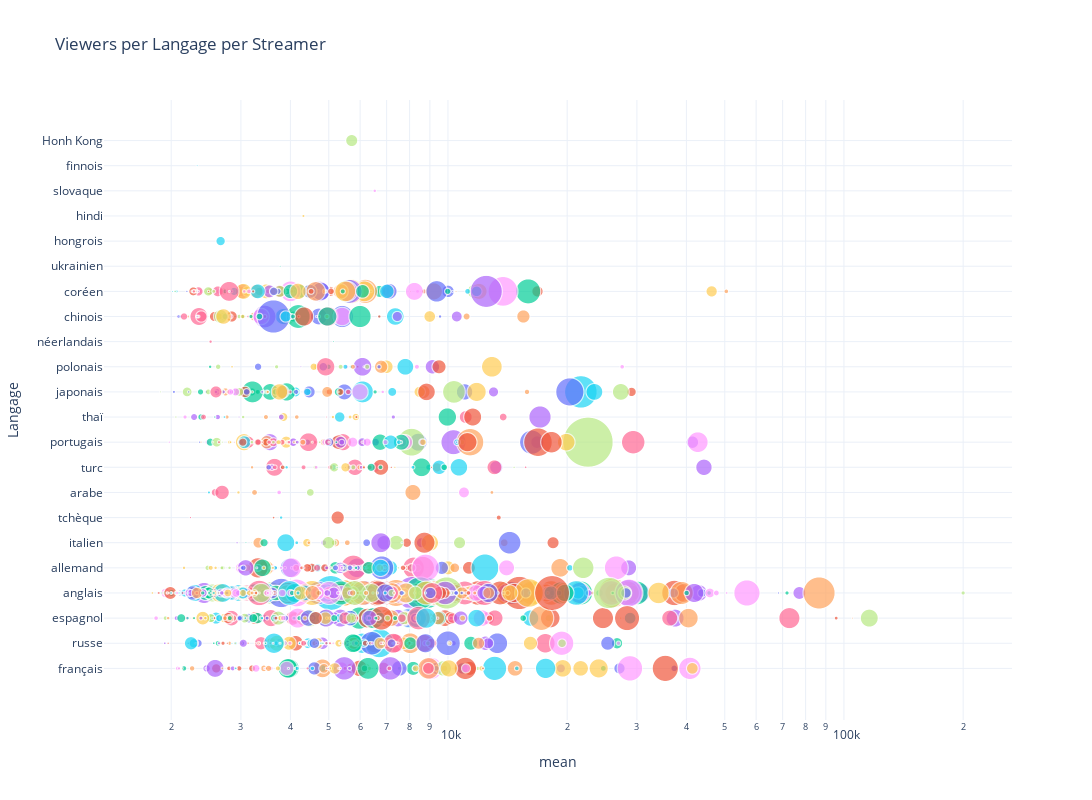

Notebook source saved alongside this figure:
### Code cell
fig = px.scatter(
    avg,
    x='mean',
    y='Langage',
    log_x=True,
    color='Streamer',
    size='count',
    size_max=50,
    hover_name='Streamer',
    hover_data=['mean', 'Langage', 'count'],
    height=800,
    width=1300,
    title='Viewers per Langage per Streamer',
    template='plotly_white',
    labels=False,
    # color_discrete_sequence=px.colors.qualitative.Dark24,
)
fig.update_layout(showlegend=False)
fig.show()
